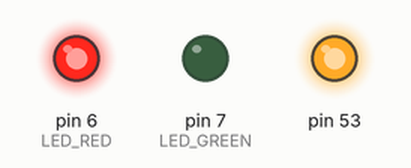
Recording of a program running on a simulated Arduino Mega 2560, built with avr-gcc and run on an emulated ATmega2560. On the bench: output pins drawn as LEDs (lit = HIGH). At 0.2 s the program stops and its outputs stay as they are.

Above: at 0.3 s.
Timing chart, 0 to 1.7 s (numbered marks = the images above):
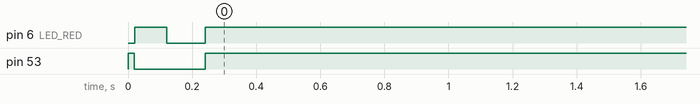

The program:

main.cpp
```cpp
#include "Arduino.h"
#include "isp.h"
#include "programs.h"

#define LED_GREEN 7
#define LED_RED   6

void setup() {
  Serial.begin(9600);
  pinMode(LED_GREEN, OUTPUT);
  pinMode(LED_RED, OUTPUT);
  isp_init();
}

void loop(void) {
  start_pmode();
  digitalWrite(LED_RED, 1);
  delay(100);
  digitalWrite(LED_RED, 0);
  if(isp_read_signature() == 0x1e9502)
  {
    program_fuses(0xff,0xde);
    end_pmode();
    digitalWrite(LED_RED, 1);
    delay(100);
    digitalWrite(LED_RED, 0);
    start_pmode();
    program_to_flash(bootloader_bin, bootloader_bin_len);
    digitalWrite(LED_GREEN, 1);
  }
  else
  {
    digitalWrite(LED_RED, 1);
  }
  end_pmode();

  while(1);
}
```

programs.h
```cpp
#ifndef _PROGRAMS_H_
#define _PROGRAMS_H_

extern unsigned char bootloader_bin[];
extern unsigned int bootloader_bin_len;

#endif
```

Source omitted: programms.cpp (data table, 3236 bytes)

Measured:
- by itself, pin 6 (LED_RED): LOW → HIGH at 0.02 s, → LOW 0.10 s later, → HIGH 0.12 s later
- by itself, pin 53: LOW → HIGH at 0.00 s, → LOW 0.02 s later, → HIGH 0.22 s later
